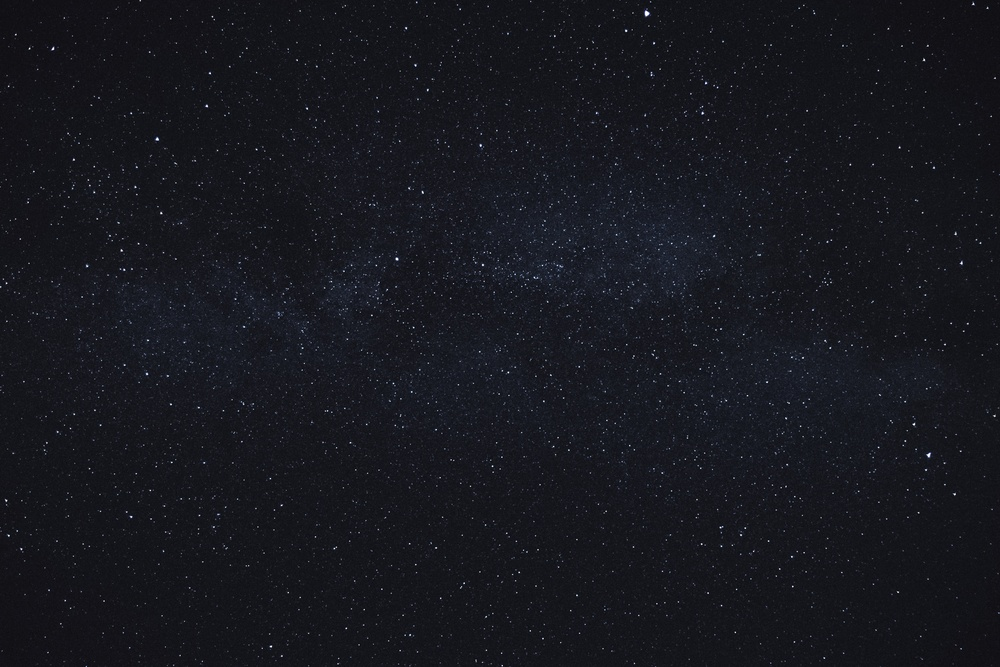
%> input picture stock_photos/stock_01.jpg, 1000 x 667 px, shrunk from 5150 x 3433 before the run
$ octave wiener_deblur.m   (GNU Octave 9; MATLAB toolbox functions it lacks are replaced by stand-ins)
%> lines starting %> are read from the running program, lines starting %| are printed output that depends on the picture; long printed decimals are rounded
clear, close all
img_path = 'stock_photos/stock_01.jpg';
I = rgb2gray(im2double(imread(img_path)));
%> I: size 667x1000 double; min 0.00224, max 0.999, mean 0.0947

I = I(1:500, 1:500);
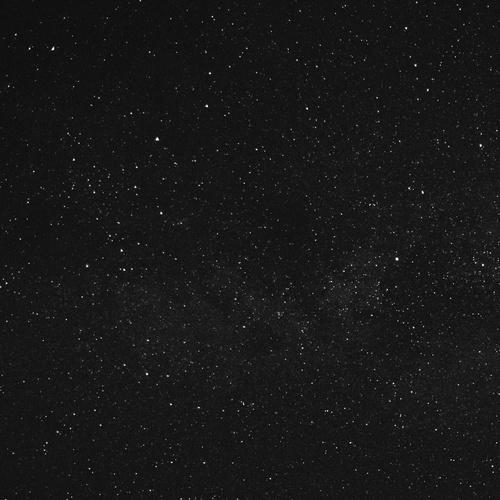
%> I: size 500x500 double; min 0.00402, max 0.999, mean 0.0956

% blur kernel
c_size = 25;
c = zeros(c_size);
c(ceil(c_size/2),:) = 3/c_size;

% functions converting a point spread function (convolution kernel) to the
% corresponding optical transfer function (Fouier multiplier)
p2o = @(x) psf2otf(x, size(I));

% precompute OTFs
cFT     = p2o(c);
cTFT    = conj(p2o(c));

cFT = cFT + 0.001;

% blur image with kernel
Ib = ifft2(fft2(I).*cFT);
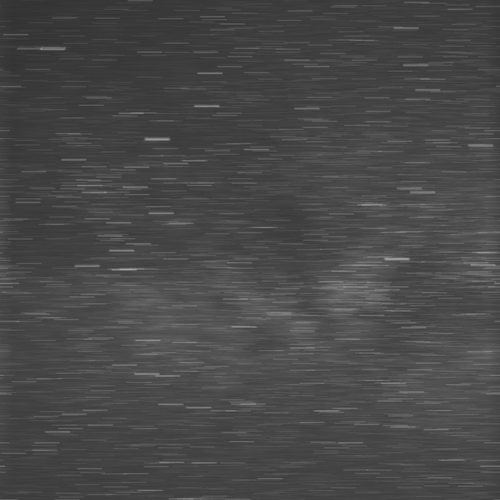
%> Ib: size 500x500 double; min 0.198, max 0.654, mean 0.287

% add noise to blurred image
sigma = 0.001;
b = Ib + sigma.*randn(size(I));
%b = Ib;

% Wiener
SNR = mean(b,'all')/sigma;
%> SNR = 286.9
filtered = ifft2((abs(cFT).^2./(abs(cFT).^2+1/SNR)).*(fft2(b)./cFT));
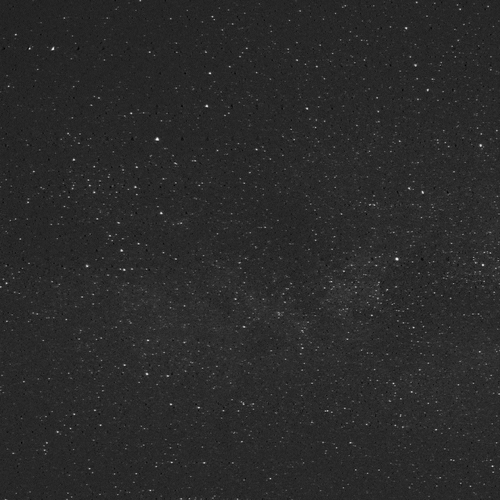
%> filtered: size 500x500 double; min -0.0696, max 0.91, mean 0.0956; drawn with min black and max white
imshow(filtered)
img_name = sprintf('wiener_filtering_%d.png',sigma);
imwrite(filtered,img_name);

% find PSNR
MSE = 1/(size(I,1)*size(I,2)*3)*(sum((I-filtered).^2,'all'));
%> MSE = 7.75e-05
PSNR = 10*log10(max(I,[],'all')^2/MSE);
%> PSNR = 41.1
fprintf('Wiener Filtering PSNR = %f \n',PSNR);
%| Wiener Filtering PSNR = 41.098

$ run again, with stock_photos/stock_03.jpg copied over stock_photos/stock_01.jpg
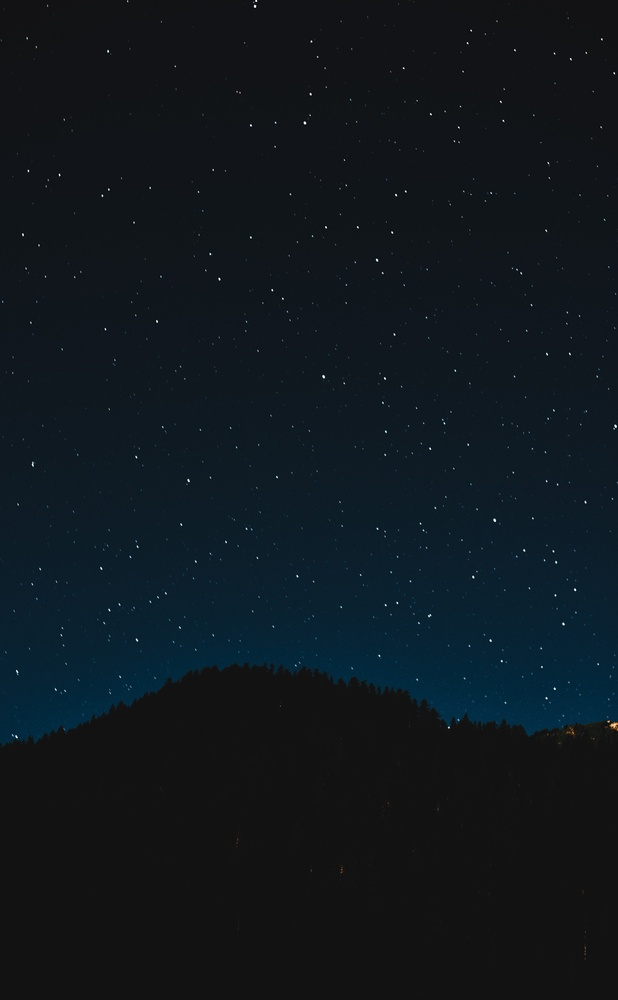
%> input picture stock_photos/stock_03.jpg, 618 x 1000 px, shrunk from 3030 x 4903 before the run
%> `Ib = ifft2(fft2(I).*cFT);`:
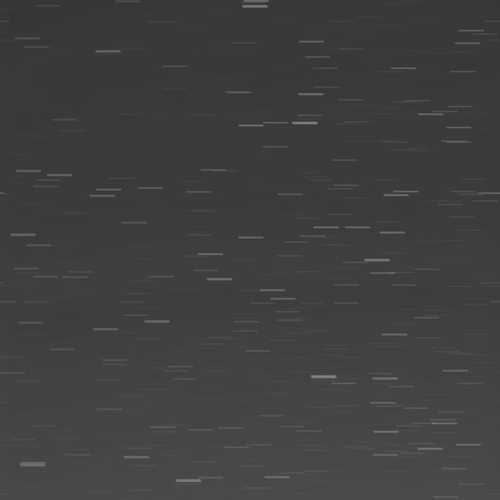
%> Ib: size 500x500 double; min 0.209, max 0.519, mean 0.25
%> SNR = 250.3
%> `filtered = ifft2((abs(cFT).^2./(abs(cFT).^2+1/SNR)).*(fft2(b)./cFT));`:
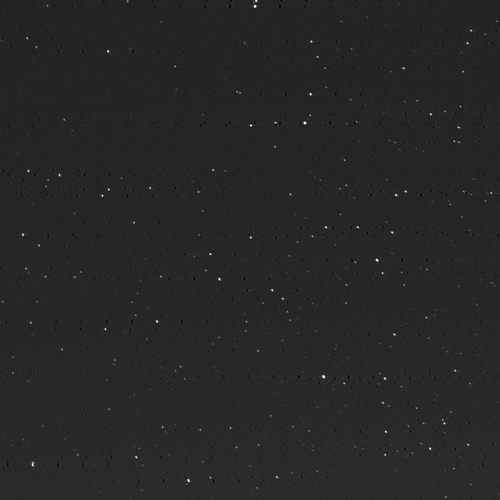
%> filtered: size 500x500 double; min -0.0531, max 0.829, mean 0.0834; drawn with min black and max white
%> MSE = 3.45e-05
%> PSNR = 44.61
%| Wiener Filtering PSNR = 44.609

$ run again, with stock_photos/stock_04.jpg copied over stock_photos/stock_01.jpg
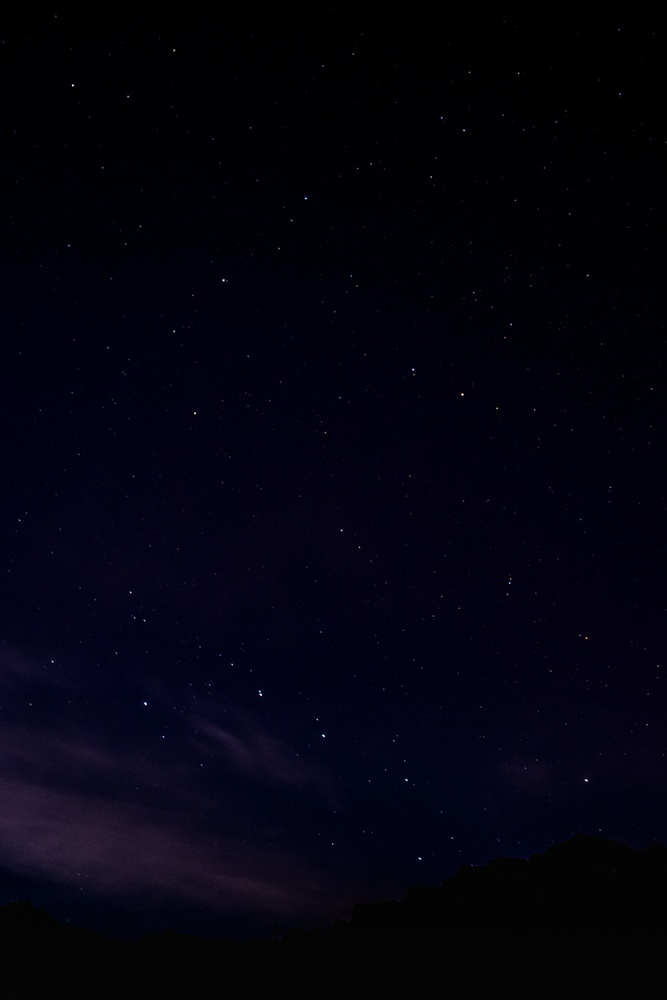
%> input picture stock_photos/stock_04.jpg, 667 x 1000 px, shrunk from 3468 x 5202 before the run
%> `Ib = ifft2(fft2(I).*cFT);`:
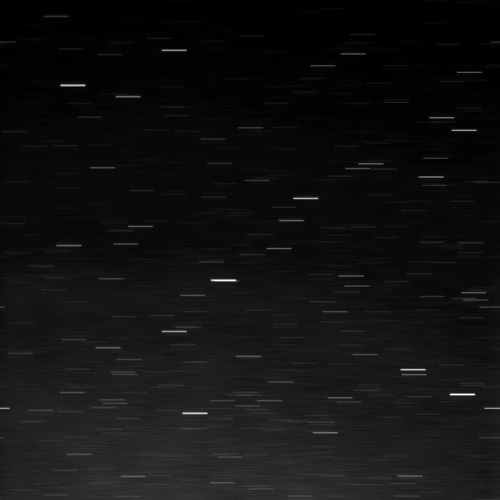
%> Ib: size 500x500 double; min -1.64e-17, max 0.308, mean 0.0215; drawn with min black and max white
%> SNR = 21.48
%> `filtered = ifft2((abs(cFT).^2./(abs(cFT).^2+1/SNR)).*(fft2(b)./cFT));`:
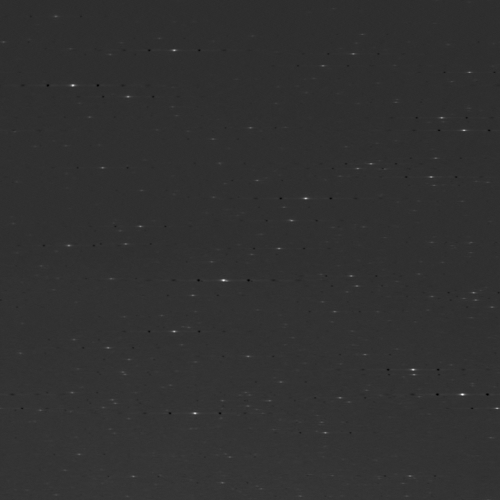
%> filtered: size 500x500 double; min -0.116, max 0.521, mean 0.00712; drawn with min black and max white
%> MSE = 1.57e-05
%> PSNR = 47.98
%| Wiener Filtering PSNR = 47.981
